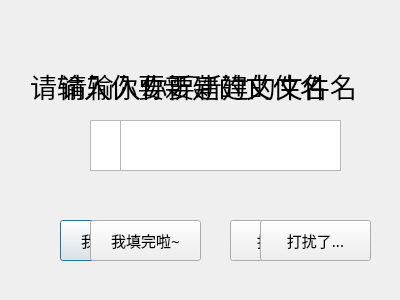
<?xml version="1.0" encoding="UTF-8"?>
<ui version="4.0">
 <class>Dialog</class>
 <widget class="QDialog" name="Dialog">
  <property name="geometry">
   <rect>
    <x>0</x>
    <y>0</y>
    <width>400</width>
    <height>300</height>
   </rect>
  </property>
  <property name="windowTitle">
   <string>Dialog</string>
  </property>
  <widget class="QPlainTextEdit" name="plainTextEdit">
   <property name="geometry">
    <rect>
     <x>90</x>
     <y>120</y>
     <width>221</width>
     <height>51</height>
    </rect>
   </property>
  </widget>
  <widget class="QLabel" name="label">
   <property name="geometry">
    <rect>
     <x>30</x>
     <y>60</y>
     <width>361</width>
     <height>51</height>
    </rect>
   </property>
   <property name="font">
    <font>
     <family>字体管家棉花糖</family>
     <pointsize>20</pointsize>
    </font>
   </property>
   <property name="text">
    <string>请输入你要新建的文件名</string>
   </property>
  </widget>
  <widget class="QPushButton" name="pushButton">
   <property name="geometry">
    <rect>
     <x>60</x>
     <y>220</y>
     <width>111</width>
     <height>41</height>
    </rect>
   </property>
   <property name="font">
    <font>
     <family>方圆卡通POP字</family>
     <pointsize>11</pointsize>
    </font>
   </property>
   <property name="text">
    <string>我填完啦~</string>
   </property>
  </widget>
  <widget class="QPushButton" name="pushButton_2">
   <property name="geometry">
    <rect>
     <x>230</x>
     <y>220</y>
     <width>111</width>
     <height>41</height>
    </rect>
   </property>
   <property name="font">
    <font>
     <family>方圆卡通POP字</family>
     <pointsize>11</pointsize>
    </font>
   </property>
   <property name="text">
    <string>打扰了...</string>
   </property>
  </widget>
  <widget class="QLabel" name="label_2">
   <property name="geometry">
    <rect>
     <x>60</x>
     <y>60</y>
     <width>361</width>
     <height>51</height>
    </rect>
   </property>
   <property name="font">
    <font>
     <family>字体管家棉花糖</family>
     <pointsize>20</pointsize>
    </font>
   </property>
   <property name="text">
    <string>请输入你要新建的文件名</string>
   </property>
  </widget>
  <widget class="QPlainTextEdit" name="plainTextEdit_2">
   <property name="geometry">
    <rect>
     <x>120</x>
     <y>120</y>
     <width>221</width>
     <height>51</height>
    </rect>
   </property>
  </widget>
  <widget class="QPushButton" name="pushButton_3">
   <property name="geometry">
    <rect>
     <x>90</x>
     <y>220</y>
     <width>111</width>
     <height>41</height>
    </rect>
   </property>
   <property name="font">
    <font>
     <family>方圆卡通POP字</family>
     <pointsize>11</pointsize>
    </font>
   </property>
   <property name="text">
    <string>我填完啦~</string>
   </property>
  </widget>
  <widget class="QPushButton" name="pushButton_4">
   <property name="geometry">
    <rect>
     <x>260</x>
     <y>220</y>
     <width>111</width>
     <height>41</height>
    </rect>
   </property>
   <property name="font">
    <font>
     <family>方圆卡通POP字</family>
     <pointsize>11</pointsize>
    </font>
   </property>
   <property name="text">
    <string>打扰了...</string>
   </property>
  </widget>
 </widget>
 <resources/>
 <connections/>
</ui>
